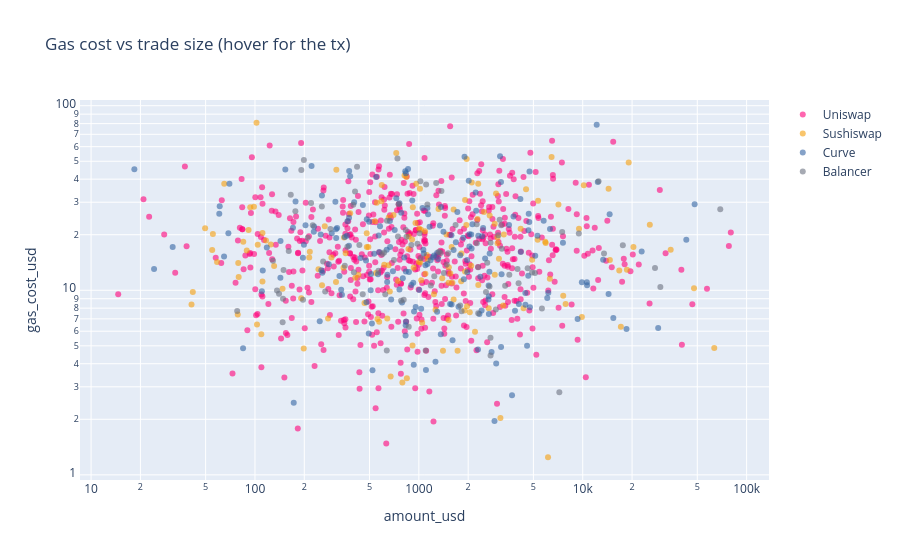

Source (notebook cell):
### Code cell
fig = px.scatter(d, x="amount_usd", y="gas_cost_usd", color="protocol",
                 color_discrete_map=PROTOCOL_COLORS, opacity=0.6, log_x=True, log_y=True,
                 hover_data=["tx_hash", "pair", "gas_price_gwei"],
                 title="Gas cost vs trade size (hover for the tx)")
fig.update_layout(legend_title_text="")
fig.show()

### Figure 1 — Plotly figure (JSON) as saved in the notebook; plotly's stock layout.template omitted (floating-point values rounded to 4 significant figures; data arrays with more than 128 entries replaced by an {"elided": "..."} marker saying what was removed)
{"data": [{"customdata": {"elided": "540x3 mixed values"}, "hovertemplate": "protocol=Uniswap<br>amount_usd=%{x}<br>gas_cost_usd=%{y}<br>tx_hash=%{customdata[0]}<br>pair=%{customdata[1]}<br>gas_price_gwei=%{customdata[2]}<extra></extra>", "legendgroup": "Uniswap", "marker": {"color": "#ff007a", "opacity": 0.6, "symbol": "circle"}, "mode": "markers", "name": "Uniswap", "orientation": "v", "showlegend": true, "type": "scatter", "x": {"elided": "540 float values"}, "xaxis": "x", "y": {"elided": "540 float values"}, "yaxis": "y"}, {"customdata": {"elided": "155x3 mixed values"}, "hovertemplate": "protocol=Sushiswap<br>amount_usd=%{x}<br>gas_cost_usd=%{y}<br>tx_hash=%{customdata[0]}<br>pair=%{customdata[1]}<br>gas_price_gwei=%{customdata[2]}<extra></extra>", "legendgroup": "Sushiswap", "marker": {"color": "#f59e0b", "opacity": 0.6, "symbol": "circle"}, "mode": "markers", "name": "Sushiswap", "orientation": "v", "showlegend": true, "type": "scatter", "x": {"elided": "155 float values"}, "xaxis": "x", "y": {"elided": "155 float values"}, "yaxis": "y"}, {"customdata": {"elided": "195x3 mixed values"}, "hovertemplate": "protocol=Curve<br>amount_usd=%{x}<br>gas_cost_usd=%{y}<br>tx_hash=%{customdata[0]}<br>pair=%{customdata[1]}<br>gas_price_gwei=%{customdata[2]}<extra></extra>", "legendgroup": "Curve", "marker": {"color": "#3465a4", "opacity": 0.6, "symbol": "circle"}, "mode": "markers", "name": "Curve", "orientation": "v", "showlegend": true, "type": "scatter", "x": {"elided": "195 float values"}, "xaxis": "x", "y": {"elided": "195 float values"}, "yaxis": "y"}, {"customdata": {"elided": "95x3 mixed values"}, "hovertemplate": "protocol=Balancer<br>amount_usd=%{x}<br>gas_cost_usd=%{y}<br>tx_hash=%{customdata[0]}<br>pair=%{customdata[1]}<br>gas_price_gwei=%{customdata[2]}<extra></extra>", "legendgroup": "Balancer", "marker": {"color": "#6b7280", "opacity": 0.6, "symbol": "circle"}, "mode": "markers", "name": "Balancer", "orientation": "v", "showlegend": true, "type": "scatter", "x": [419.7, 454.5, 176.5, 1422.0, 2949.0, 1108.0, 69060.0, 433.7, 841.1, 17570.0, 398.1, 128.8, 614.0, 366.4, 147.5, 2738.0, 288.6, 623.9, 2700.0, 4613.0, 900.2, 408.0, 1276.0, 3053.0, 1511.0, 1184.0, 4060.0, 1101.0, 2301.0, 225.3, 2737.0, 5111.0, 867.5, 2614.0, 3564.0, 808.6, 7199.0, 136.3, 1480.0, 12490.0, 4001.0, 198.8, 220.1, 1373.0, 831.5, 191.8, 1786.0, 140.2, 1242.0, 149.4, 637.2, 600.4, 705.0, 77.9, 2254.0, 2569.0, 1011.0, 778.5, 1029.0, 353.3, 5636.0, 745.8, 2738.0, 256.0, 1676.0, 3113.0, 2259.0, 9467.0, 210.0, 1128.0, 1359.0, 29760.0, 1325.0, 13490.0, 260.6, 165.4, 27600.0, 3361.0, 268.3, 3179.0, 3211.0, 401.4, 566.8, 4905.0, 639.0, 196.5, 1822.0, 1021.0, 2303.0, 981.1, 160.8, 148.3, 752.5, 740.4, 7491.0], "xaxis": "x", "y": [46.77, 9.507, 26.78, 12.39, 7.856, 37.47, 27.44, 17.6, 19.5, 17.52, 29.07, 14.45, 16.04, 17.23, 6.711, 18.09, 21.47, 9.528, 10.48, 13.15, 17.61, 34.28, 38.13, 19.85, 15.88, 10.61, 10.91, 4.723, 13.34, 22.54, 5.532, 12.42, 6.339, 14.1, 12.13, 8.885, 2.804, 9.962, 13.81, 39.02, 13.04, 50.83, 29.71, 34.55, 21.19, 44.8, 8.276, 9.574, 11.92, 12.88, 4.713, 15.73, 14.57, 7.726, 22.81, 9.786, 20.36, 8.767, 14.89, 13.58, 7.979, 19.55, 4.438, 28.43, 22.6, 24.13, 17.99, 20.28, 19.28, 29.2, 15.93, 10.41, 16.16, 15.82, 14.3, 32.93, 13.22, 10.6, 9.845, 22.48, 16.77, 12.52, 12.77, 12.48, 23.8, 8.882, 7.706, 38.93, 7.505, 17.85, 16.3, 9.003, 29.29, 51.78, 20.68], "yaxis": "y"}], "layout": {"legend": {"title": {"text": ""}, "tracegroupgap": 0}, "title": {"text": "Gas cost vs trade size (hover for the tx)"}, "xaxis": {"anchor": "y", "domain": [0, 1], "title": {"text": "amount_usd"}, "type": "log"}, "yaxis": {"anchor": "x", "domain": [0, 1], "title": {"text": "gas_cost_usd"}, "type": "log"}}}
